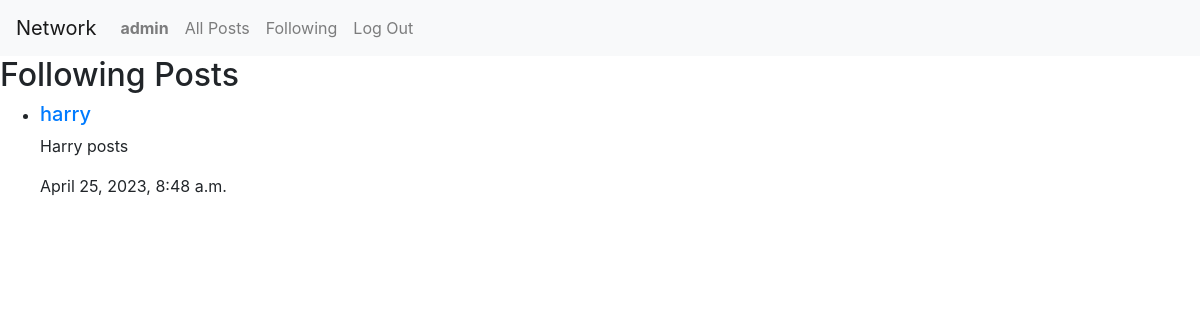
Before: /following_posts (signed in) with the older database file.
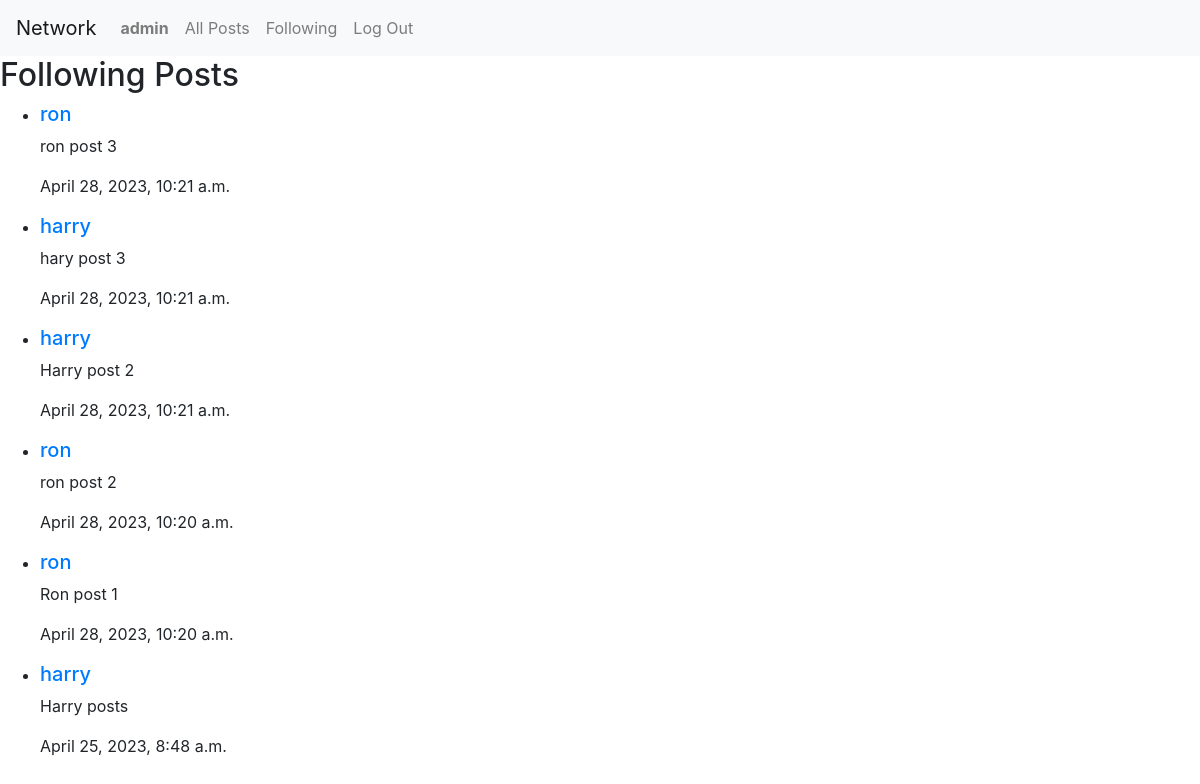
After: the same page with the newer database file.
### network/models.py (models this page shows, shortened)
class Post(models.Model):
    author = models.ForeignKey(User, on_delete=models.CASCADE, related_name="posts")
    content = models.CharField(max_length=150)
    date = models.DateTimeField(auto_now_add=True)

class User(AbstractUser):
    pass

### network/views.py (the view)
# urls.py: path("following_posts", views.following_posts, name="following_posts"),
def following_posts(request):
    follow = Follow.objects.filter(follower=request.user)
    followers = []
    for target in follow:
        u = User.objects.get(followed_by=target)
        followers.append(u)
    posts = []
    for user in followers:
        user_posts = Post.objects.filter(author=user)
        for post in user_posts:
            posts.append(post)
    posts = sorted(posts, key=attrgetter("date"), reverse=True)
    return render(request, "network/following.html", {
        "posts": posts
    })

### network/templates/network/following.html (shortened to what this page needs)
{% extends "network/layout.html" %}
{% block body %}
	<div class="following">
		<h2>Following Posts</h2>
		<ul>
			{% for post in posts %}
				<li>
					<h5><a href="">{{ post.author }}</a></h5>
					<p>{{ post.content }}</p>
					<p>{{ post.date }}</p>
				</li>
			{% empty %}
				<p>There are no posts yet!</p>
			{% endfor %}
		</ul>
	</div>
{% endblock %}

Changed rows visible on the page:
added Post: author "ron", content "ron post 3", date "April 28, 2023, 10:21 a.m."
added Post: author "harry", content "hary post 3", date "April 28, 2023, 10:21 a.m."
added Post: author "harry", content "Harry post 2", date "April 28, 2023, 10:21 a.m."
added Post: author "ron", content "ron post 2", date "April 28, 2023, 10:20 a.m."
added Post: author "ron", content "Ron post 1", date "April 28, 2023, 10:20 a.m."
